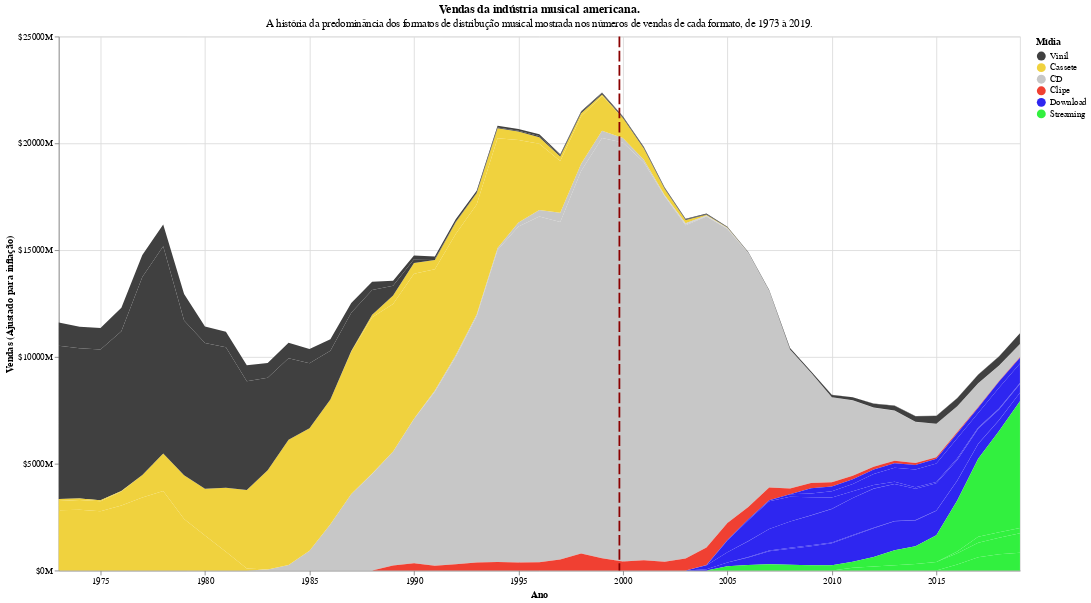

This figure's notebook cell:
### Markdown cell above
Agora, falta adicionar uma anotação explicando a queda das vendas. Para isso será usada uma linha de marcação e texto. A linha é adicionada com a função `mark_rule`, que recebe um dataframe simples com a posição a se marcar a linha:

### Code cell
regua = alt.Chart(
    pd.DataFrame.from_records([{"year": "1999-11"}])
).mark_rule(
    color = "darkred", 
    strokeDash = (12, 4), 
    strokeWidth = 2
).encode(
    x = "yearmonth(year):T"
)
base + regua

### Figure 1 — Vega-Lite specification as saved in the notebook (floating-point values rounded to 4 significant figures; data arrays with more than 128 entries replaced by an {"elided": "..."} marker saying what was removed)
{"config": {"view": {"continuousWidth": 300, "continuousHeight": 300}}, "layer": [{"data": {"name": "data-08bb324d8c59a9e6b887e4c393a0c238"}, "mark": {"type": "area"}, "encoding": {"color": {"field": "midia", "scale": {"domain": ["Vinil", "Cassete", "CD", "Clipe", "Download", "Streaming"], "range": ["#404040", "#f0d23e", "#C7C7C7", "#F04032", "#2E26F0", "#32F03F"]}, "title": "Mídia", "type": "nominal"}, "detail": {"field": "format", "type": "nominal"}, "x": {"axis": {"values": [1975, 1980, 1985, 1990, 1995, 2000, 2005, 2010, 2015]}, "field": "year", "timeUnit": "year", "title": "Ano", "type": "temporal"}, "y": {"axis": {"tickCount": 5, "labelExpr": "\"$\" + datum.value + \"M\""}, "field": "value_actual", "scale": {"domain": [0, 25000]}, "title": "Vendas (Ajustado para inflação)", "type": "quantitative"}}, "title": {"text": "Vendas da indústria musical americana.", "subtitle": "A história da predominância dos formatos de distribução musical mostrada nos números de vendas de cada formato, de 1973 à 2019."}, "transform": [{"filter": "datum.metric == 'Value (Adjusted)'"}]}, {"data": {"name": "data-532c3010a0a3bb59bedabcb2bad5a562"}, "mark": {"type": "rule", "color": "darkred", "strokeDash": [12, 4], "strokeWidth": 2}, "encoding": {"x": {"field": "year", "timeUnit": "yearmonth", "type": "temporal"}}}], "height": 600, "width": 1080, "$schema": "https://vega.github.io/schema/vega-lite/v5.8.0.json", "datasets": {"data-08bb324d8c59a9e6b887e4c393a0c238": {"elided": "3008 records"}, "data-532c3010a0a3bb59bedabcb2bad5a562": [{"year": "1999-11"}]}}
